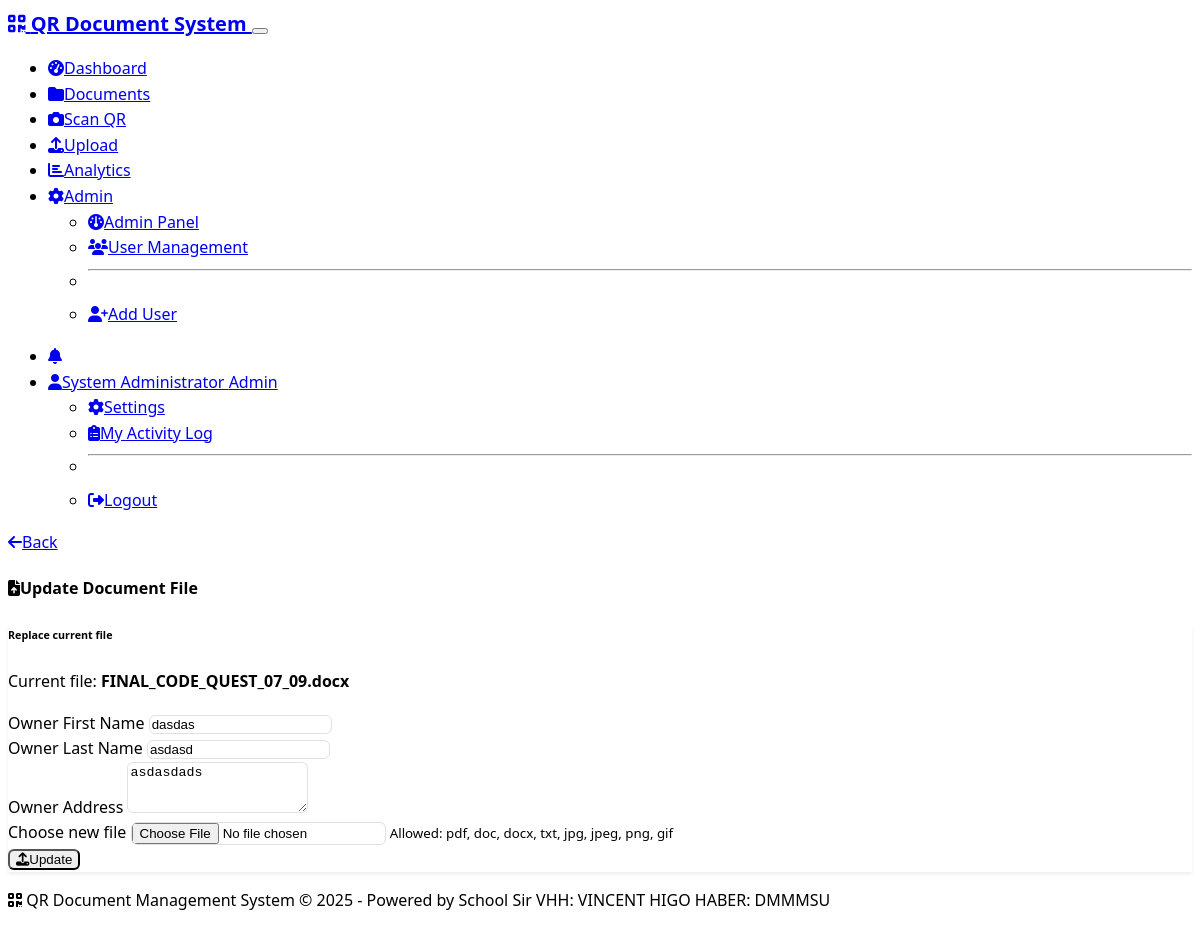
/document/14/update (signed in), run on the app's committed database.
### models.py (models this page shows, shortened)
class User(UserMixin, db.Model):
    id = db.Column(db.Integer, primary_key=True)
    username = db.Column(db.String(64), unique=True, nullable=False, index=True)
    email = db.Column(db.String(120), unique=True, nullable=False, index=True)
    password_hash = db.Column(db.String(256), nullable=False)
    first_name = db.Column(db.String(50), nullable=False)
    last_name = db.Column(db.String(50), nullable=False)
    student_id = db.Column(db.String(20), unique=True, nullable=True)
    role_id = db.Column(db.Integer, db.ForeignKey('role.id'), nullable=False)
    is_active = db.Column(db.Boolean, default=True)
    last_login = db.Column(db.DateTime)
    created_at = db.Column(db.DateTime, default=datetime.utcnow)
    uploaded_documents = db.relationship('Document', foreign_keys='Document.uploaded_by_id', backref='uploader', lazy='dynamic')
    owned_documents = db.relationship('Document', foreign_keys='Document.owner_id', backref='owner', lazy='dynamic')
    access_logs = db.relationship('AccessLog', backref='user', lazy='dynamic')
    def get_full_name(self):
        return f"{self.first_name} {self.last_name}"
    def has_role(self, role_name):
        return self.role and self.role.name == role_name
    def can_access_admin(self):
        return self.has_role('Admin')
    def can_upload_documents(self):
        return self.has_role('Admin') or self.has_role('Teacher') or self.has_role('Registrar')

class Role(db.Model):
    id = db.Column(db.Integer, primary_key=True)
    name = db.Column(db.String(50), unique=True, nullable=False)
    users = db.relationship('User', backref='role', lazy='dynamic')

class Document(db.Model):
    id = db.Column(db.Integer, primary_key=True)
    title = db.Column(db.String(200), nullable=False)
    filename = db.Column(db.String(200), nullable=False)
    file_path = db.Column(db.String(500), nullable=False)
    file_size = db.Column(db.Integer)
    file_type = db.Column(db.String(50))
    qr_code_path = db.Column(db.String(500))
    qr_code_data = db.Column(db.Text)  # Stores the QR code content
    document_number = db.Column(db.String(50), unique=True, nullable=True)
    document_type_id = db.Column(db.Integer, db.ForeignKey('document_type.id'), nullable=False)
    uploaded_by_id = db.Column(db.Integer, db.ForeignKey('user.id'), nullable=False)
    owner_id = db.Column(db.Integer, db.ForeignKey('user.id'), nullable=False)
    created_at = db.Column(db.DateTime, default=datetime.utcnow)
    updated_at = db.Column(db.DateTime, default=datetime.utcnow, onupdate=datetime.utcnow)
    is_active = db.Column(db.Boolean, default=True)
    access_count = db.Column(db.Integer, default=0)
    access_logs = db.relationship('AccessLog', backref='document', lazy='dynamic')
    owner_details = db.relationship('OwnerDocumentDetails', backref='document', uselist=False, cascade='all, delete-orphan')

class OwnerDocumentDetails(db.Model):
    id = db.Column(db.Integer, primary_key=True)
    document_id = db.Column(db.Integer, db.ForeignKey('document.id'), nullable=False, unique=True)
    first_name = db.Column(db.String(50), nullable=True)
    middle_name = db.Column(db.String(50), nullable=True)
    last_name = db.Column(db.String(50), nullable=True)
    address = db.Column(db.Text, nullable=True)
    created_at = db.Column(db.DateTime, default=datetime.utcnow)

### routes.py (the view, shortened to what this page needs)
@app.route('/document/<int:doc_id>/update', methods=['GET', 'POST'])
@login_required
def update_document(doc_id):
    document = Document.query.get_or_404(doc_id)
    if current_user.can_access_admin():
        pass
    elif document.uploaded_by_id == current_user.id:
        if not _has_temp_grant(current_user.id, document.id, 'update'):
            flash('Updating this file requires administrator approval. Please request update access.', 'warning')
            return redirect(url_for('document_detail', doc_id=document.id))
    else:
        abort(403)
    return render_template('update_document.html', document=document)

### app.py (called while the page is built)
@app.context_processor
def inject_static_version():
    return {'static_version': app.config.get('STATIC_VERSION', '1')}

@login_manager.user_loader
def load_user(user_id):
    from models import User
    return User.query.get(int(user_id))

### templates/update_document.html (shortened to what this page needs)
{% extends "base.html" %}
{% block content %}
<div class="container mt-4">
  <div class="row mb-3">
    <div class="col-12 d-flex justify-content-between align-items-center">
      <div class="d-flex align-items-center gap-2">
        <a href="{{ url_for('document_detail', doc_id=document.id) }}" class="btn btn-outline-secondary">
          <i class="fas fa-arrow-left me-1"></i>Back
        </a>
        <h4 class="mb-0"><i class="fas fa-file-arrow-up me-2"></i>Update Document File</h4>
      </div>
    </div>
  </div>
  <div class="card">
    <div class="card-header">
      <h6 class="mb-0">Replace current file</h6>
    </div>
  <div class="card-body">
      <p class="text-muted">Current file: <strong>{{ document.filename }}</strong></p>
      <form method="POST" enctype="multipart/form-data">
        <div class="mb-3">
          <label class="form-label">Owner First Name</label>
          <input type="text" name="owner_first_name" class="form-control" value="{{ document.owner_details.first_name if document.owner_details else '' }}" required>
        </div>
        <div class="mb-3">
          <label class="form-label">Owner Last Name</label>
          <input type="text" name="owner_last_name" class="form-control" value="{{ document.owner_details.last_name if document.owner_details else '' }}" required>
        </div>
        <div class="mb-3">
          <label class="form-label">Owner Address</label>
          <textarea name="owner_address" class="form-control" rows="3" required>{{ document.owner_details.address if document.owner_details else '' }}</textarea>
        </div>
        <div class="mb-3">
          <label class="form-label">Choose new file</label>
          <input type="file" name="file" class="form-control" required>
          <small class="text-muted">Allowed: pdf, doc, docx, txt, jpg, jpeg, png, gif</small>
        </div>
        <button type="submit" class="btn btn-primary"><i class="fas fa-upload me-1"></i>Update</button>
      </form>
    </div>
  </div>
</div>
{% endblock %}

### templates/base.html (shortened to what this page needs)
<!DOCTYPE html>
<html lang="en" data-bs-theme="dark">
<head>
    <link href="https://cdn.replit.com/agent/bootstrap-agent-dark-theme.min.css" rel="stylesheet">
    <link rel="stylesheet" href="https://cdnjs.cloudflare.com/ajax/libs/font-awesome/6.4.0/css/all.min.css">
    <link rel="stylesheet" href="{{ url_for('static', filename='css/custom.css') }}">
</head>
<body>
    {% if current_user.is_authenticated %}
    <nav class="navbar navbar-expand-lg navbar-dark bg-dark">
        <div class="container">
            <a class="navbar-brand" href="{{ url_for('dashboard') }}">
                <i class="fas fa-qrcode me-2"></i>
                QR Document System
            </a>
            <button class="navbar-toggler" type="button" data-bs-toggle="collapse" data-bs-target="#navbarNav" aria-controls="navbarNav" aria-expanded="false" aria-label="Toggle navigation" title="Toggle navigation">
            </button>
            <div class="collapse navbar-collapse" id="navbarNav">
                <ul class="navbar-nav me-auto">
                    <li class="nav-item">
                        <a class="nav-link" href="{{ url_for('dashboard') }}">
                            <i class="fas fa-tachometer-alt me-1"></i>Dashboard
                        </a>
                    </li>
                    <li class="nav-item">
                        <a class="nav-link" href="{{ url_for('documents') }}">
                            <i class="fas fa-folder me-1"></i>Documents
                        </a>
                    </li>
                    <li class="nav-item">
                        <a class="nav-link" href="{{ url_for('scan_qr') }}">
                            <i class="fas fa-camera me-1"></i>Scan QR
                        </a>
                    </li>
                    {% if current_user.can_upload_documents() %}
                    <li class="nav-item">
                        <a class="nav-link" href="{{ url_for('upload_document') }}">
                            <i class="fas fa-upload me-1"></i>Upload
                        </a>
                    </li>
                    {% endif %}
                    {% if current_user.has_role('Admin') or current_user.has_role('Teacher') or current_user.has_role('Registrar') %}
                    <li class="nav-item">
                        <a class="nav-link" href="{{ url_for('analytics') }}">
                            <i class="fas fa-chart-bar me-1"></i>Analytics
                        </a>
                    </li>
                    {% endif %}
                    {% if current_user.can_access_admin() %}
                    <li class="nav-item dropdown">
                        <a class="nav-link dropdown-toggle" href="#" role="button" data-bs-toggle="dropdown">
                            <i class="fas fa-cog me-1"></i>Admin
                        </a>
                        <ul class="dropdown-menu">
                            <li><a class="dropdown-item" href="{{ url_for('admin_panel') }}">
                                <i class="fas fa-dashboard me-1"></i>Admin Panel
                            </a></li>
                            <li><a class="dropdown-item" href="{{ url_for('admin_users') }}">
                                <i class="fas fa-users me-1"></i>User Management
                            </a></li>
                            <li><hr class="dropdown-divider"></li>
                            <li><a class="dropdown-item" href="{{ url_for('register') }}">
                                <i class="fas fa-user-plus me-1"></i>Add User
                            </a></li>
                        </ul>
                    </li>
                    {% endif %}
                </ul>
                <ul class="navbar-nav">
                    {% if current_user.is_authenticated and current_user.can_access_admin() %}
                    <li class="nav-item me-2">
                        <a class="nav-link position-relative" href="{{ url_for('admin_panel') }}" title="Pending edit requests">
                            <i class="fas fa-bell"></i>
                        </a>
                    </li>
                    {% endif %}
                    <li class="nav-item dropdown">
                        <a class="nav-link dropdown-toggle" href="#" role="button" data-bs-toggle="dropdown">
                            <i class="fas fa-user me-1"></i>{{ current_user.get_full_name() }}
                            <span class="badge bg-secondary ms-1">{{ current_user.role.name }}</span>
                        </a>
                        <ul class="dropdown-menu dropdown-menu-end">
                            <li><a class="dropdown-item" href="{{ url_for('settings') }}">
                                <i class="fas fa-cog me-1"></i>Settings
                            </a></li>
                            <li><a class="dropdown-item" href="{{ url_for('self_activity') }}">
                                <i class="fas fa-clipboard-list me-1"></i>My Activity Log
                            </a></li>
                            <li><hr class="dropdown-divider"></li>
                            <li><a class="dropdown-item" href="{{ url_for('logout') }}">
                                <i class="fas fa-sign-out-alt me-1"></i>Logout
                            </a></li>
                        </ul>
                    </li>
                </ul>
            </div>
        </div>
    </nav>
    {% endif %}
    <main>
        {% if error_message %}
            <div class="container mt-5">
                <div class="row justify-content-center">
                    <div class="col-md-6">
                        <div class="card">
                            <div class="card-body text-center">
                                <i class="fas fa-exclamation-triangle fa-3x text-warning mb-3"></i>
                                <h3>Error</h3>
                                <p class="text-muted">{{ error_message }}</p>
                                <a href="{{ url_for('dashboard') if current_user.is_authenticated else url_for('login') }}" class="btn btn-primary">
                                    <i class="fas fa-home me-1"></i>Go Home
                                </a>
                            </div>
                        </div>
                    </div>
                </div>
            </div>
        {% else %}
            {% block content %}{% endblock %}
        {% endif %}
    </main>
    <footer class="bg-dark text-center py-3 mt-5">
        <div class="container">
            <p class="mb-0 text-muted">
                <i class="fas fa-qrcode me-1"></i>
                QR Document Management System &copy; 2025 - Powered by School Sir VHH: VINCENT HIGO HABER: DMMMSU
            </p>
        </div>
    </footer>
</body>
</html>

### static/css/custom.css (style rules this page uses)
:root { --primary-color: #0d6efd; --secondary-color: #6c757d; --success-color: #198754; --info-color: #0dcaf0; --warning-color: #ffc107; --danger-color: #dc3545; --light-color: #f8f9fa; --dark-color: #212529; }
body { font-family: 'Segoe UI', Tahoma, Geneva, Verdana, sans-serif; line-height: 1.6; text-size-adjust: 100%; }
.container { max-width: 1200px; }
.navbar-brand { font-weight: 600; font-size: 1.25rem; }
.navbar-nav .nav-link { font-weight: 500; transition: color 0.3s ease; }
.card { border: none; box-shadow: 0 0.125rem 0.25rem rgba(0, 0, 0, 0.075); transition: box-shadow 0.3s ease; }
.card-header { background-color: rgba(var(--bs-primary-rgb), 0.1); border-bottom: 1px solid rgba(var(--bs-primary-rgb), 0.2); font-weight: 600; }
.btn { font-weight: 500; border-radius: 0.375rem; transition: all 0.3s ease; }
.form-control, .form-select { border: 1px solid #dee2e6; border-radius: 0.375rem; transition: border-color 0.3s ease, box-shadow 0.3s ease; }
.form-label { font-weight: 500; margin-bottom: 0.5rem; }
.badge { font-weight: 500; border-radius: 0.375rem; }
footer { margin-top: auto; border-top: 1px solid rgba(var(--bs-border-color-rgb), 0.5); }

### data on the page
User: get_full_name "System Administrator"
Role: role.name "Admin"
Document: filename "FINAL_CODE_QUEST_07_09.docx"
OwnerDocumentDetails: owner_first_name "dasdas", owner_last_name "asdasd", owner_address "asdasdads"
